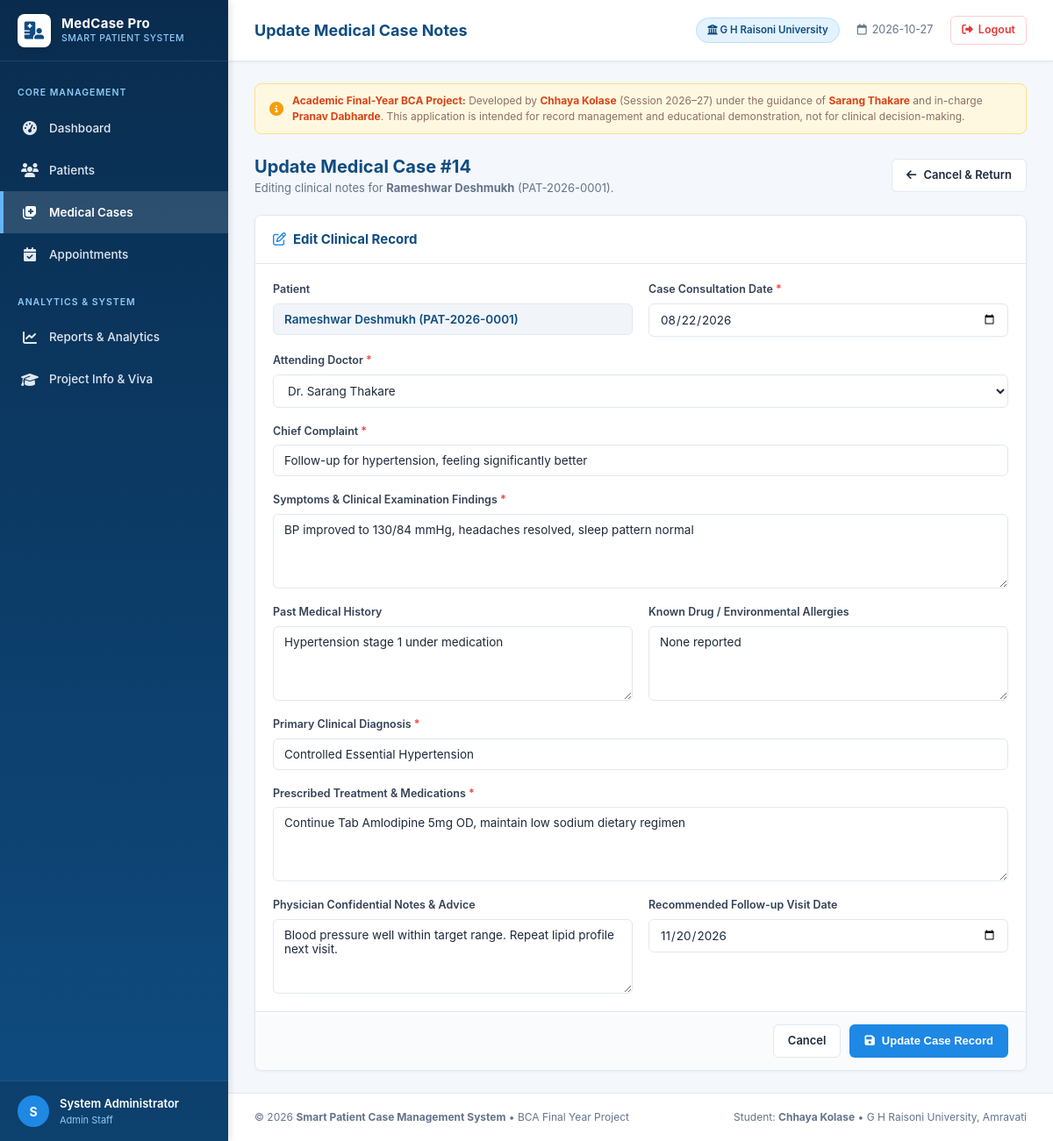
The page /cases/14/edit (signed in) on the database its author committed.
### tables this page shows
CREATE TABLE users (
    id INTEGER PRIMARY KEY AUTOINCREMENT,
    username TEXT UNIQUE NOT NULL,
    password_hash TEXT NOT NULL,
    full_name TEXT NOT NULL,
    role TEXT NOT NULL DEFAULT 'Staff',
    email TEXT,
    created_at TIMESTAMP DEFAULT CURRENT_TIMESTAMP
);

CREATE TABLE medical_cases (
    id INTEGER PRIMARY KEY AUTOINCREMENT,
    patient_id TEXT NOT NULL,
    case_date DATE NOT NULL,
    chief_complaint TEXT NOT NULL,
    symptoms TEXT NOT NULL,
    medical_history TEXT,
    allergies TEXT,
    diagnosis TEXT NOT NULL,
    treatment TEXT NOT NULL,
    doctor_notes TEXT,
    doctor_name TEXT NOT NULL,
    follow_up_date DATE,
    created_at TIMESTAMP DEFAULT CURRENT_TIMESTAMP,
    FOREIGN KEY (patient_id) REFERENCES patients(patient_id) ON DELETE CASCADE
);

CREATE TABLE patients (
    id INTEGER PRIMARY KEY AUTOINCREMENT,
    patient_id TEXT UNIQUE NOT NULL,
    name TEXT NOT NULL,
    age INTEGER NOT NULL,
    gender TEXT NOT NULL,
    phone TEXT NOT NULL,
    email TEXT,
    address TEXT,
    blood_group TEXT,
    emergency_contact TEXT,
    registered_at DATE NOT NULL DEFAULT (CURRENT_DATE),
    created_at TIMESTAMP DEFAULT CURRENT_TIMESTAMP
);

### app.py (the view, shortened to what this page needs)
@app.route("/cases/<int:case_id>/edit", methods=["GET", "POST"])
@login_required
def edit_case_view(case_id):
    case = get_case_by_id(case_id)
    if not case:
        flash(f"Medical case record #{case_id} not found.", "danger")
        return redirect(url_for("medical_cases"))
    doctors = get_available_doctors()
    return render_template("edit_case.html", case=case, doctors=doctors)

### app.py (called while the page is built)
def login_required(f):
    @wraps(f)
    def decorated_function(*args, **kwargs):
        if "user_id" not in session:
            flash("Please sign in to access the Smart Patient Case Management System.", "warning")
            return redirect(url_for("login", next=request.url))
        return f(*args, **kwargs)
    return decorated_function

@app.context_processor
def inject_global_data():
    current_user = None
    if "user_id" in session:
        current_user = get_user_by_id(session["user_id"])
    return {
        "current_user": current_user,
        "current_year": datetime.now().year,
        "today_str": datetime.now().strftime("%Y-%m-%d"),
        "project_info": {
            "title": "Smart Patient Case Management System",
            "student_name": "Chhaya Kolase",
            "course": "BCA (Bachelor of Computer Applications)",
            "university": "G H Raisoni University, Amravati",
            "semester": "Semester V",
            "session": "2026–27",
            "guide": "Sarang Thakare",
            "incharge": "Pranav Dabharde",
        }
    }

### database.py (called while the page is built)
def get_db_connection():
    conn = sqlite3.connect(DB_PATH)
    conn.row_factory = sqlite3.Row
    conn.execute("PRAGMA foreign_keys = ON")
    return conn

def get_user_by_id(user_id):
    conn = get_db_connection()
    user = conn.execute(
        "SELECT * FROM users WHERE id = ?", (user_id,)
    ).fetchone()
    conn.close()
    return user

def get_case_by_id(case_id):
    conn = get_db_connection()
    case = conn.execute(
        """
        SELECT c.*, p.name AS patient_name, p.age, p.gender, p.phone, p.blood_group
        FROM medical_cases c
        JOIN patients p ON c.patient_id = p.patient_id
        WHERE c.id = ?
        """,
        (case_id,),
    ).fetchone()
    conn.close()
    return case

def get_available_doctors():
    conn = get_db_connection()
    doctors_db = conn.execute(
        "SELECT full_name FROM users WHERE role IN ('Doctor', 'Admin', 'Staff')"
    ).fetchall()
    conn.close()
    docs = [d["full_name"] for d in doctors_db]
    default_docs = [
        "Dr. Sarang Thakare (MD, Internal Medicine)",
        "Dr. Pranav Dabharde (MBBS, General Physician)",
        "Dr. Anjali Deshmukh (MD, Cardiology)",
        "Dr. Rajesh Patil (MS, Orthopedics)",
        "Dr. Snehal Kulkarni (MD, Pediatrics)"
    ]
    for d in default_docs:
        if d not in docs:
            docs.append(d)
    return docs

### templates/edit_case.html (shortened to what this page needs)
{% extends "base.html" %}
{% block page_title %}Update Medical Case Notes{% endblock %}
{% block content %}
<div class="toolbar">
  <div>
    <h2 style="font-size: 20px; font-weight: 700; color: #0f4c81;">Update Medical Case #{{ case['id'] }}</h2>
    <p style="color: #64748b; font-size: 13px;">Editing clinical notes for <strong>{{ case['patient_name'] }}</strong> ({{ case['patient_id'] }}).</p>
  </div>
  <div>
    <a href="{{ url_for('case_details', case_id=case['id']) }}" class="btn btn-secondary">
      <i class="fa-solid fa-arrow-left"></i> Cancel & Return
    </a>
  </div>
</div>
<div class="card" style="max-width: 900px; margin: 0 auto;">
  <div class="card-header">
    <div class="card-title">
      <i class="fa-regular fa-pen-to-square" style="color: #1e88e5;"></i>
      <span>Edit Clinical Record</span>
    </div>
  </div>
  <form method="POST" action="{{ url_for('edit_case_view', case_id=case['id']) }}">
    <div class="card-body">
      <div class="form-grid">
        <div class="form-group">
          <label>Patient</label>
          <input
            type="text"
            class="form-control"
            value="{{ case['patient_name'] }} ({{ case['patient_id'] }})"
            readonly
            style="background-color: #f1f5f9; color: #0f4c81; font-weight: 600;"
          >
        </div>
        <div class="form-group">
          <label for="case_date">Case Consultation Date <span class="required" style="color: #ef4444;">*</span></label>
          <input
            type="date"
            id="case_date"
            name="case_date"
            class="form-control"
            value="{{ case['case_date'] }}"
            required
          >
        </div>
        <div class="form-group form-group-full">
          <label for="doctor_name">Attending Doctor <span class="required" style="color: #ef4444;">*</span></label>
          <select id="doctor_name" name="doctor_name" class="form-control" required>
            {% for doc in doctors %}
            <option value="{{ doc }}" {% if case['doctor_name'] == doc %}selected{% endif %}>{{ doc }}</option>
            {% endfor %}
          </select>
        </div>
        <div class="form-group form-group-full">
          <label for="chief_complaint">Chief Complaint <span class="required" style="color: #ef4444;">*</span></label>
          <input
            type="text"
            id="chief_complaint"
            name="chief_complaint"
            class="form-control"
            value="{{ case['chief_complaint'] }}"
            required
          >
        </div>
        <div class="form-group form-group-full">
          <label for="symptoms">Symptoms & Clinical Examination Findings <span class="required" style="color: #ef4444;">*</span></label>
          <textarea
            id="symptoms"
            name="symptoms"
            class="form-control"
            rows="3"
            required
          >{{ case['symptoms'] }}</textarea>
        </div>
        <div class="form-group">
          <label for="medical_history">Past Medical History</label>
          <textarea
            id="medical_history"
            name="medical_history"
            class="form-control"
            rows="2"
          >{{ case['medical_history'] or '' }}</textarea>
        </div>
        <div class="form-group">
          <label for="allergies">Known Drug / Environmental Allergies</label>
          <textarea
            id="allergies"
            name="allergies"
            class="form-control"
            rows="2"
          >{{ case['allergies'] or '' }}</textarea>
        </div>
        <div class="form-group form-group-full">
          <label for="diagnosis">Primary Clinical Diagnosis <span class="required" style="color: #ef4444;">*</span></label>
          <input
            type="text"
            id="diagnosis"
            name="diagnosis"
            class="form-control"
            value="{{ case['diagnosis'] }}"
            required
          >
        </div>
        <div class="form-group form-group-full">
          <label for="treatment">Prescribed Treatment & Medications <span class="required" style="color: #ef4444;">*</span></label>
          <textarea
            id="treatment"
            name="treatment"
            class="form-control"
            rows="4"
            required
          >{{ case['treatment'] }}</textarea>
        </div>
        <div class="form-group">
          <label for="doctor_notes">Physician Confidential Notes & Advice</label>
          <textarea
            id="doctor_notes"
            name="doctor_notes"
            class="form-control"
            rows="2"
          >{{ case['doctor_notes'] or '' }}</textarea>
        </div>
        <div class="form-group">
          <label for="follow_up_date">Recommended Follow-up Visit Date</label>
          <input
            type="date"
            id="follow_up_date"
            name="follow_up_date"
            class="form-control"
            value="{{ case['follow_up_date'] or '' }}"
          >
        </div>
      </div>
    </div>
    <div class="card-footer">
      <a href="{{ url_for('case_details', case_id=case['id']) }}" class="btn btn-secondary">Cancel</a>
      <button type="submit" class="btn btn-primary">
        <i class="fa-solid fa-floppy-disk"></i> Update Case Record
      </button>
    </div>
  </form>
</div>
{% endblock %}

### templates/base.html (shortened to what this page needs)
<!DOCTYPE html>
<html lang="en">
<head>
  <link rel="stylesheet" href="{{ url_for('static', filename='css/style.css') }}">
  <link rel="stylesheet" href="https://cdnjs.cloudflare.com/ajax/libs/font-awesome/6.4.0/css/all.min.css" />
</head>
<body>
  <div class="app-container">
    <aside class="sidebar" id="sidebar">
      <div class="sidebar-header">
        <a href="{{ url_for('dashboard') }}" class="brand-logo">
          <div class="brand-icon"><i class="fa-solid fa-hospital-user"></i></div>
          <div>
            <div class="brand-title">MedCase Pro</div>
            <div class="brand-subtitle">Smart Patient System</div>
          </div>
        </a>
      </div>
      <nav class="sidebar-nav">
        <div class="nav-section-title">Core Management</div>
        <a href="{{ url_for('dashboard') }}" class="nav-item {% if request.endpoint == 'dashboard' %}active{% endif %}">
          <span class="nav-icon"><i class="fa-solid fa-gauge-high"></i></span>
          <span>Dashboard</span>
        </a>
        <a href="{{ url_for('patients') }}" class="nav-item {% if 'patient' in request.endpoint and request.endpoint != 'medical_cases' %}active{% endif %}">
          <span class="nav-icon"><i class="fa-solid fa-users"></i></span>
          <span>Patients</span>
        </a>
        <a href="{{ url_for('medical_cases') }}" class="nav-item {% if 'case' in request.endpoint %}active{% endif %}">
          <span class="nav-icon"><i class="fa-solid fa-notes-medical"></i></span>
          <span>Medical Cases</span>
        </a>
        <a href="{{ url_for('appointments') }}" class="nav-item {% if request.endpoint == 'appointments' %}active{% endif %}">
          <span class="nav-icon"><i class="fa-solid fa-calendar-check"></i></span>
          <span>Appointments</span>
        </a>
        <div class="nav-section-title" style="margin-top: 15px;">Analytics & System</div>
        <a href="{{ url_for('reports') }}" class="nav-item {% if request.endpoint == 'reports' %}active{% endif %}">
          <span class="nav-icon"><i class="fa-solid fa-chart-line"></i></span>
          <span>Reports & Analytics</span>
        </a>
        <a href="{{ url_for('about') }}" class="nav-item {% if request.endpoint == 'about' %}active{% endif %}">
          <span class="nav-icon"><i class="fa-solid fa-graduation-cap"></i></span>
          <span>Project Info & Viva</span>
        </a>
      </nav>
      {% if current_user %}
      <div class="sidebar-footer">
        <div class="user-badge">
          <div class="user-avatar">
            {{ current_user['full_name'][0]|upper }}
          </div>
          <div class="user-meta">
            <div class="user-name">{{ current_user['full_name'] }}</div>
            <div class="user-role">{{ current_user['role'] }} Staff</div>
          </div>
        </div>
      </div>
      {% endif %}
    </aside>
    <div class="main-wrapper">
      <header class="topbar">
        <div class="topbar-left">
          <div class="page-headline">
            {% block page_title %}Smart Patient Case Management System{% endblock %}
          </div>
        </div>
        <div class="topbar-right">
          <div class="academic-badge">
            <i class="fa-solid fa-university"></i> G H Raisoni University
          </div>
          <div class="header-date">
            <i class="fa-regular fa-calendar"></i>
            <span>{{ today_str }}</span>
          </div>
          {% if current_user %}
          <a href="{{ url_for('logout') }}" class="logout-link">
            <i class="fa-solid fa-right-from-bracket"></i> Logout
          </a>
          {% endif %}
        </div>
      </header>
      <main class="page-content">
        <div class="educational-banner no-print">
          <i class="fa-solid fa-circle-info" style="font-size: 16px; color: #f59e0b;"></i>
          <div>
            <strong>Academic Final-Year BCA Project:</strong> Developed by <strong>{{ project_info.student_name }}</strong> (Session {{ project_info.session }}) under the guidance of <strong>{{ project_info.guide }}</strong> and in-charge <strong>{{ project_info.incharge }}</strong>. This application is intended for record management and educational demonstration, not for clinical decision-making.
          </div>
        </div>
        {% block content %}{% endblock %}
      </main>
      <footer class="app-footer no-print">
        <div>
          &copy; {{ current_year }} <strong>Smart Patient Case Management System</strong> &bull; BCA Final Year Project
        </div>
        <div>
          Student: <strong>Chhaya Kolase</strong> &bull; G H Raisoni University, Amravati
        </div>
      </footer>
    </div>
  </div>
</body>
</html>

### rows shown on the page
users: full_name "S", full_name "System Administrator", role "Admin"
users: student_name "Chhaya Kolase"
medical_cases: id "14", patient_id "PAT-2026-0001", case_date "08/22/2026", doctor_name "Dr. Sarang Thakare", chief_complaint "Follow-up for hypertension, feeling significantly better", symptoms "BP improved to 130/84 mmHg, headaches resolved, sleep pattern normal", medical_history "Hypertension stage 1 under medication", allergies "None reported", diagnosis "Controlled Essential Hypertension", treatment "Continue Tab Amlodipine 5mg OD, maintain low sodium dietary regimen", doctor_notes "Blood pressure well within target range. Repeat lipid profile next visit.", follow_up_date "11/20/2026"
patients: patient_name "Rameshwar Deshmukh", patient_name "Rameshwar Deshmukh (PAT-2026-0001)"

### other values the page prints
{{ project_info.session }} "2026–27"
{{ project_info.guide }} "Sarang Thakare"
{{ project_info.incharge }} "Pranav Dabharde"
